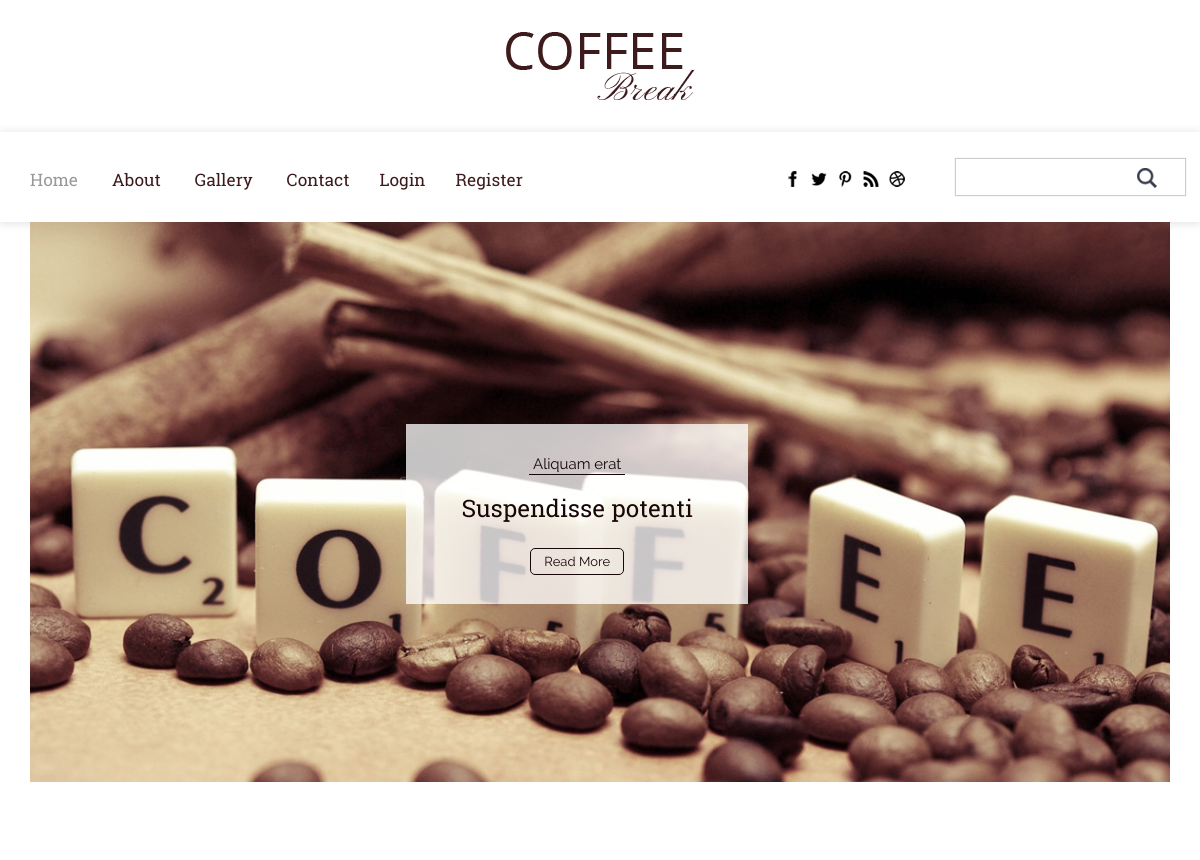
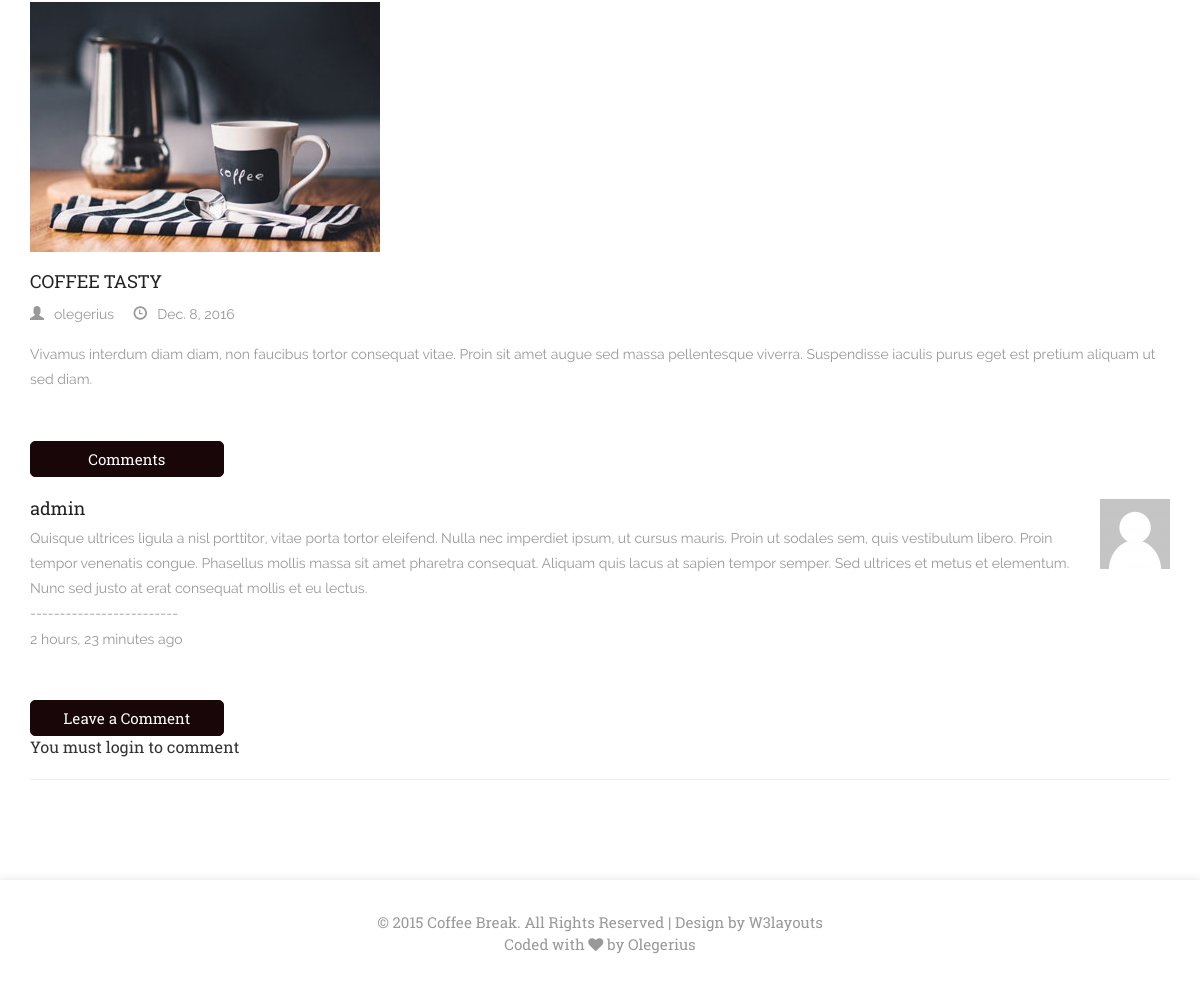
Page /cofee-tasty/ on the committed database (2 pictures, top to bottom).
### posts/models.py (models this page shows, shortened)
class Post(models.Model):
    user = models.ForeignKey(settings.AUTH_USER_MODEL, default=1)
    title = models.CharField(max_length=120)
    slug = models.SlugField(unique=True)
    image = models.ImageField(upload_to=upload_location,
                              null=True,
                              blank=True,
                              width_field="width_field",
                              height_field="height_field")
    height_field = models.IntegerField(default=0)
    width_field = models.IntegerField(default=0)
    content = models.TextField()
    draft = models.BooleanField(default=False)
    publish = models.DateField(auto_now=False, auto_now_add=False)
    read_time = models.IntegerField(default=0)  # models.TimeField(null=True, blank=True) #assume minutes
    updated = models.DateTimeField(auto_now=True, auto_now_add=False)
    timestamp = models.DateTimeField(auto_now=False, auto_now_add=True)
    objects = PostManager()
    class Meta:
        ordering = ["-timestamp", "-updated"]
    @property
    def comments(self):
        instance = self
        qs = Comment.objects.filter_by_instance(instance)
        return qs
    @property
    def get_content_type(self):
        instance = self
        content_type = ContentType.objects.get_for_model(instance.__class__)
        return content_type

### comments/models.py (models this page shows, shortened)
class Comment(models.Model):
    user = models.ForeignKey(settings.AUTH_USER_MODEL, default=1)
    content_type = models.ForeignKey(ContentType, on_delete=models.CASCADE)
    object_id = models.PositiveIntegerField()
    content_object = GenericForeignKey('content_type', 'object_id')
    parent = models.ForeignKey("self", null=True, blank=True)
    content = models.TextField()
    timestamp = models.DateTimeField(auto_now_add=True)
    objects = CommentManager()
    class Meta:
        ordering = ['-timestamp']

### posts/views.py (the view, shortened to what this page needs)
# urls.py: url(r'^(?P<slug>[\w-]+)/$', post_detail, name='detail'),
def post_detail(request, slug=None):
    instance = get_object_or_404(Post, slug=slug)
    if instance.publish > timezone.now().date() or instance.draft:
        if not request.user.is_staff or not request.user.is_superuser:
            raise Http404
    share_string = quote_plus(instance.content)
    initial_data = {
        "content_type": instance.get_content_type,
        "object_id": instance.id
    }
    form = CommentForm(request.POST or None, initial=initial_data)
    comments = instance.comments
    context = {
        "title": instance.title,
        "instance": instance,
        "share_string": share_string,
        "comments": comments,
        "comment_form": form,
    }
    return render(request, "posts/post_detail.html", context)

### comments/forms.py
class CommentForm(forms.Form):
    content_type = forms.CharField(widget=forms.HiddenInput)
    object_id = forms.IntegerField(widget=forms.HiddenInput)
    content = forms.CharField(label='', widget=forms.Textarea)

### comments/models.py (called while the page is built)
    def filter_by_instance(self, instance):
        content_type = ContentType.objects.get_for_model(instance.__class__)
        obj_id = instance.id
        qs = super(CommentManager, self).filter(content_type=content_type, object_id=obj_id).filter(parent=None)
        return qs

### posts/templates/posts/post_detail.html
{% extends "base.html" %}
{% load static %}
{% load urlify %}
{% load crispy_forms_tags %}
{% block navigation %}
    {% include "nav.html" with is_home=True %}
{% endblock %}
{% block content %}
	<div class="single">
		<div class="container">
				<div class="single-top">
                    {% if instance.image %}
						<img class="img-responsive" src="{{ instance.image.url }}" alt=" ">
                    {% endif %}
					<div class=" single-grid">
						<h4>{{ instance.title.upper }}</h4>
							<ul class="blog-ic">
								<li><a href="#"><span> <i  class="glyphicon glyphicon-user"> </i>{{ instance.user }}</span> </a> </li>
		  						 <li><span><i class="glyphicon glyphicon-time"> </i>{{ instance.publish }}</span></li>
		  					</ul>
                        <p>{{ instance.content }}</p>
                    </div>
					<div class="comments heading">
						<h3>Comments</h3>
                        {% for comment in comments %}
						<div class="media">
					      	<div class="media-body">
						        <h4 class="media-heading">{{ comment.user }}</h4>
						        <p>{{ comment.content }}</p>
                                <p>------------------------- </p>
                                <p>{{ comment.timestamp|timesince }} ago </p>
					      	</div>
					      <div class="media-right">
					        <a href="#">
								<img src="{% static 'images/si.png' %}" alt=""> </a>
					      </div>
					    </div>
                        {% endfor %}
    				</div>
    				<div class="comment-bottom heading">
    					<h3>Leave a Comment</h3>
        {% if request.user.is_authenticated %}
        <form method="POST" action="."> {% csrf_token %}
            {{ comment_form|crispy }}
            <input type='submit' value='Post comment' class='btn btn-default'>
        </form>
        {% else %}
        <p>You must login to comment </p>
        {% endif %}
        <hr/>
    				</div>
				</div>
			</div>
	</div>
{% endblock %}

### static/css/style.css (style rules this page uses)
html, body { font-size: 100%; background: #fff; }
body { font-size: 100%; font-family: 'RobotoSlab-Regular'; }
body a { transition: 0.5s all ease; -webkit-transition: 0.5s all ease; -moz-transition: 0.5s all ease; -o-transition: 0.5s all ease; -ms-transition: 0.5s all ease; }
p { margin:0; }
ul,label { margin:0; padding:0; }
.heading h3 { color: #fff; background: #190608; padding: 9px 0px; border: 1px solid #190608; font-size: 15px; border-radius: 5px; -webkit-border-radius: 5px; -moz-border-radius: 5px; -o-border-radius: 5px; -ms-border-radius: 5px; width: 65%; margin: 0 auto; }
.single-grid h4 { font-size: 18px; margin: 20px 0 0 0; color: #212121; }
.single-grid p { font-size: 14px; font-family: 'Raleway-Regular'; color: #999; line-height: 1.8em; margin-top: 1.5%; }
i.glyphicon { margin-right: 10px; }
ul.blog-ic li span { font-size: 14px; font-family: 'Raleway-Regular'; color: #999; }
.media { margin-top: 22px; }
.single { padding: 6em 0; }
h4.media-heading { font-size: 18px; margin: 0px 0 7px 0; color: #212121; }
.media-body p { font-size: 14px; font-family: 'Raleway-Regular'; color: #999; line-height: 1.8em; }
.comments { padding: 3em 0; }
ul.blog-ic li { display: inline-block; margin-right: 15px; }
ul.blog-ic { margin-top: 10px; }
.comments h3,.comment-bottom h3 { width: 17%; text-align: center; margin: 0; }
@media (max-width:1366px) { .contact,.welcome,.gallery,.pages,.single { padding: 5em 0px; } }

### static/css/chocolat.css (style rules this page uses)
body { margin:0; padding:0; }

### rows in the picture
Post: image (picture), title "COFFEE TASTY", user "olegerius", publish "Dec. 8, 2016", content "Vivamus interdum diam diam, non faucibus tortor consequat vitae. Proin sit amet augue sed massa pellentesque viverra. Suspendisse iaculis purus eget est pretium aliquam ut sed diam."
Comment: user "admin", content "Quisque ultrices ligula a nisl porttitor, vitae porta tortor eleifend. Nulla nec imperdiet ipsum, ut cursus mauris. Proin ut sodales sem, quis vestibulum libero. Proin tempor venenatis congue. Phasellus mollis massa sit amet pharetra consequat. Aliquam quis lacus at sapien tempor semper. Sed ultrices et metus et elementum. Nunc sed justo at erat consequat mollis et eu lectus.", timestamp "2 hours, 23 minutes"
